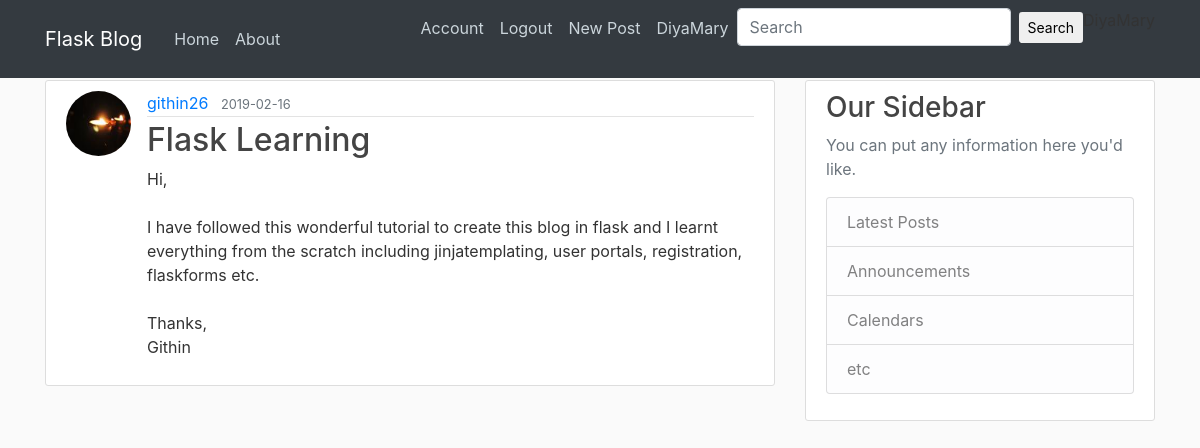
The app's page /post/10 (signed in) with its own data.
### flaskblog/models.py (models this page shows, shortened)
class User(db.Model,UserMixin):
    id = db.Column(db.Integer, primary_key=True)
    username = db.Column(db.String(20), unique=True, nullable=False)
    email = db.Column(db.String(120), unique=True, nullable=False)
    image_file = db.Column(db.String(20), nullable=False, default='default.jpg')
    password = db.Column(db.String(60), nullable=False)
    posts = db.relationship('Post', backref='author', lazy=True)

class Post(db.Model):
    id = db.Column(db.Integer, primary_key=True)
    title = db.Column(db.String(100), nullable=False)
    date_posted = db.Column(db.DateTime, nullable=False, default=datetime.utcnow)
    content = db.Column(db.Text, nullable=False)
    user_id = db.Column(db.Integer, db.ForeignKey('user.id'), nullable=False)

### flaskblog/routes.py (the view)
@app.route('/post/<int:post_id>')
@login_required
def post(post_id):
    post_new = Post.query.get_or_404(post_id)
    return render_template('post.html',title=post_new.title,post=post_new)

### flaskblog/models.py (called while the page is built)
@login_manager.user_loader
def load_user(user_id):
    return User.query.get(int(user_id))

### flaskblog/templates/post.html (shortened to what this page needs)
{% extends "layout.html" %}
{% block content %}
        <article class="media content-section">
            <img class="rounded-circle article-img" src="{{ url_for('static',filename='profile_pics/' + post.author.image_file)}}">
          <div class="media-body">
            <div class="article-metadata">
              <a class="mr-2" href="{{url_for('user_posts',username=post.author.username)}}">{{ post.author.username }}</a>
              <small class="text-muted">{{ post.date_posted.strftime('%Y-%m-%d')}}</small>
            </div>
            <h2 class="article-title" href="{{ url_for('post',post_id=post.id)}}" >{{ post.title }}</h2>
            <p class="article-content">{{ post.content }}</p>
          </div>
        </article>
{% endblock content %}

### flaskblog/templates/layout.html (shortened to what this page needs)
<!DOCTYPE html>
<html lang="en">
<head>
<link rel="stylesheet" href="https://maxcdn.bootstrapcdn.com/bootstrap/4.0.0/css/bootstrap.min.css">
<link rel="stylesheet" type="text/css" href="{{url_for('static',filename='main.css')}}">
</head>
<body>
    <header class="site-header">
      <nav class="navbar navbar-expand-md navbar-dark bg-dark fixed-top">
        <div class="container">
          <a class="navbar-brand mr-4" href="/">Flask Blog</a>
          <div class="collapse navbar-collapse" id="navbarToggle">
            <div class="navbar-nav mr-auto">
              <a class="nav-item nav-link" href="{{ url_for('home')}}">Home</a>
              <a class="nav-item nav-link" href="{{ url_for('about')}}">About</a>
            </div>
            <div class="navbar-nav">
                {% if current_user.is_authenticated %}
                    <a class="nav-item nav-link" href="{{ url_for('account')}}">Account</a>
                    <a class="nav-item nav-link" href="{{ url_for('logout')}}">Logout</a>
                    <a class="nav-item nav-link" href="{{ url_for('new_post')}}">New Post</a>
                    <a class="nav-item nav-link" href="{{url_for('user_posts',username=current_user.username)}}">{{current_user.username}}</a>
                    <form action="{{url_for('search')}}" method="POST" class="form-inline md-form mr-auto mb-4">
                    <input class="form-control mr-sm-2" type="text" placeholder="Search" aria-label="Search" name="search">
                        <button class="btn aqua-gradient btn-rounded btn-sm my-0" type="submit">Search</button>
                    </form>
                {% endif %}
            </div>
          </div>
        </div>
      </nav>
    </header>
<main role="main" class="container">
  <div class="row">
    <div class="col-md-8">
      {% block content %}{% endblock %}
    </div>
    <div class="col-md-4">
      <div class="content-section">
        <h3>Our Sidebar</h3>
        <p class='text-muted'>You can put any information here you'd like.
          <ul class="list-group">
            <li class="list-group-item list-group-item-light">Latest Posts</li>
            <li class="list-group-item list-group-item-light">Announcements</li>
            <li class="list-group-item list-group-item-light">Calendars</li>
            <li class="list-group-item list-group-item-light">etc</li>
          </ul>
        </p>
      </div>
    </div>
  </div>
</main>
</body>
</html>

### flaskblog/static/main.css (style rules this page uses)
body { background: #fafafa; color: #333333; margin-top: 5rem; }
h1, h2, h3, h4, h5, h6 { color: #444444; }
.site-header .navbar-nav .nav-link { color: #cbd5db; }
.content-section { background: #ffffff; padding: 10px 20px; border: 1px solid #dddddd; border-radius: 3px; margin-bottom: 20px; }
.article-title { color: #444444; }
.article-content { white-space: pre-line; }
.article-img { height: 65px; width: 65px; margin-right: 16px; }
.article-metadata { padding-bottom: 1px; margin-bottom: 4px; border-bottom: 1px solid #e3e3e3 }

### records on screen
User: username "DiyaMary"
User: image_file (picture), author.username "githin26"
Post: date_posted "2019-02-16", title "Flask Learning", content "Hi, I have followed this wonderful tutorial to create this blog in flask and I learnt everything from the scratch including jinjatemplating, user portals, registration, flaskforms etc. Thanks, Githin"
